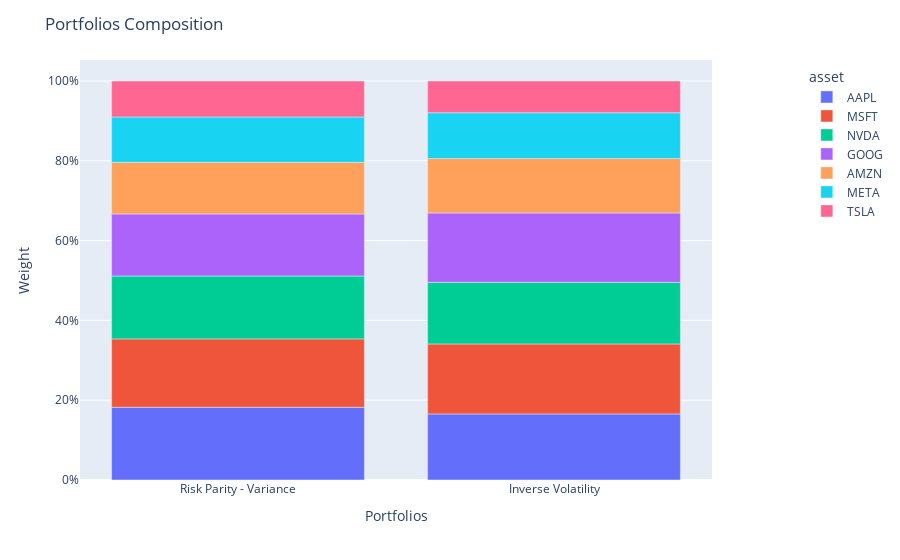

Source (notebook cell):
### Code cell
population.plot_composition()

### Figure 1 — Plotly figure (JSON) as saved in the notebook; plotly's stock layout.template omitted (floating-point values rounded to 4 significant figures)
{"data": [{"alignmentgroup": "True", "hovertemplate": "asset=AAPL<br>index=%{x}<br>value=%{y}<extra></extra>", "legendgroup": "AAPL", "marker": {"color": "#636efa", "pattern": {"shape": ""}}, "name": "AAPL", "offsetgroup": "AAPL", "orientation": "v", "showlegend": true, "textposition": "auto", "type": "bar", "x": ["Risk Parity - Variance", "Inverse Volatility"], "xaxis": "x", "y": [0.1823, 0.1656], "yaxis": "y"}, {"alignmentgroup": "True", "hovertemplate": "asset=MSFT<br>index=%{x}<br>value=%{y}<extra></extra>", "legendgroup": "MSFT", "marker": {"color": "#EF553B", "pattern": {"shape": ""}}, "name": "MSFT", "offsetgroup": "MSFT", "orientation": "v", "showlegend": true, "textposition": "auto", "type": "bar", "x": ["Risk Parity - Variance", "Inverse Volatility"], "xaxis": "x", "y": [0.1714, 0.1754], "yaxis": "y"}, {"alignmentgroup": "True", "hovertemplate": "asset=NVDA<br>index=%{x}<br>value=%{y}<extra></extra>", "legendgroup": "NVDA", "marker": {"color": "#00cc96", "pattern": {"shape": ""}}, "name": "NVDA", "offsetgroup": "NVDA", "orientation": "v", "showlegend": true, "textposition": "auto", "type": "bar", "x": ["Risk Parity - Variance", "Inverse Volatility"], "xaxis": "x", "y": [0.1576, 0.1544], "yaxis": "y"}, {"alignmentgroup": "True", "hovertemplate": "asset=GOOG<br>index=%{x}<br>value=%{y}<extra></extra>", "legendgroup": "GOOG", "marker": {"color": "#ab63fa", "pattern": {"shape": ""}}, "name": "GOOG", "offsetgroup": "GOOG", "orientation": "v", "showlegend": true, "textposition": "auto", "type": "bar", "x": ["Risk Parity - Variance", "Inverse Volatility"], "xaxis": "x", "y": [0.1556, 0.1738], "yaxis": "y"}, {"alignmentgroup": "True", "hovertemplate": "asset=AMZN<br>index=%{x}<br>value=%{y}<extra></extra>", "legendgroup": "AMZN", "marker": {"color": "#FFA15A", "pattern": {"shape": ""}}, "name": "AMZN", "offsetgroup": "AMZN", "orientation": "v", "showlegend": true, "textposition": "auto", "type": "bar", "x": ["Risk Parity - Variance", "Inverse Volatility"], "xaxis": "x", "y": [0.1293, 0.1364], "yaxis": "y"}, {"alignmentgroup": "True", "hovertemplate": "asset=META<br>index=%{x}<br>value=%{y}<extra></extra>", "legendgroup": "META", "marker": {"color": "#19d3f3", "pattern": {"shape": ""}}, "name": "META", "offsetgroup": "META", "orientation": "v", "showlegend": true, "textposition": "auto", "type": "bar", "x": ["Risk Parity - Variance", "Inverse Volatility"], "xaxis": "x", "y": [0.1137, 0.1148], "yaxis": "y"}, {"alignmentgroup": "True", "hovertemplate": "asset=TSLA<br>index=%{x}<br>value=%{y}<extra></extra>", "legendgroup": "TSLA", "marker": {"color": "#FF6692", "pattern": {"shape": ""}}, "name": "TSLA", "offsetgroup": "TSLA", "orientation": "v", "showlegend": true, "textposition": "auto", "type": "bar", "x": ["Risk Parity - Variance", "Inverse Volatility"], "xaxis": "x", "y": [0.09016, 0.0796], "yaxis": "y"}], "layout": {"barmode": "relative", "legend": {"title": {"text": "asset"}, "tracegroupgap": 0, "x": 1.15, "xanchor": "left", "y": 0.99, "yanchor": "top"}, "margin": {"t": 60}, "title": {"text": "Portfolios Composition"}, "xaxis": {"anchor": "y", "domain": [0, 1], "title": {"text": "Portfolios"}}, "yaxis": {"anchor": "x", "domain": [0, 1], "tickformat": ",.0%", "title": {"text": "Weight"}}}}
